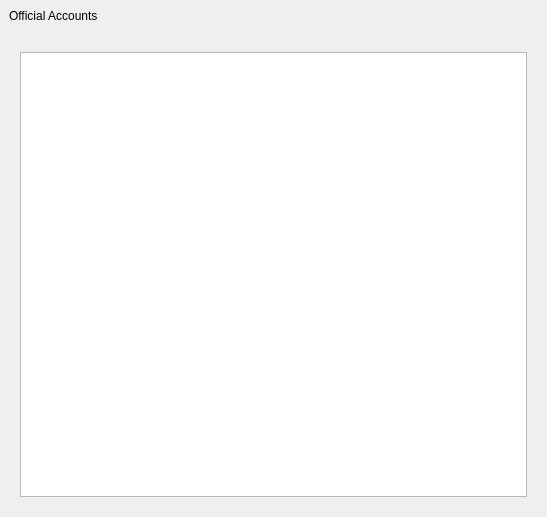
<?xml version="1.0" encoding="UTF-8"?>
<ui version="4.0">
 <class>GlobalNotificationDialog</class>
 <widget class="QDialog" name="GlobalNotificationDialog">
  <property name="geometry">
   <rect>
    <x>0</x>
    <y>0</y>
    <width>547</width>
    <height>517</height>
   </rect>
  </property>
  <property name="windowTitle">
   <string>GlobalNotificationDialog</string>
  </property>
  <layout class="QVBoxLayout" name="verticalLayoutMain">
   <property name="spacing">
    <number>0</number>
   </property>
   <property name="leftMargin">
    <number>0</number>
   </property>
   <property name="topMargin">
    <number>0</number>
   </property>
   <property name="rightMargin">
    <number>0</number>
   </property>
   <property name="bottomMargin">
    <number>0</number>
   </property>
   <item>
    <widget class="QWidget" name="titlebar" native="true">
     <property name="sizePolicy">
      <sizepolicy hsizetype="Expanding" vsizetype="Expanding">
       <horstretch>0</horstretch>
       <verstretch>0</verstretch>
      </sizepolicy>
     </property>
     <property name="minimumSize">
      <size>
       <width>0</width>
       <height>32</height>
      </size>
     </property>
     <property name="maximumSize">
      <size>
       <width>16777215</width>
       <height>32</height>
      </size>
     </property>
     <layout class="QHBoxLayout" name="horizontalLayout_11" stretch="0,1,0">
      <property name="spacing">
       <number>0</number>
      </property>
      <property name="leftMargin">
       <number>9</number>
      </property>
      <property name="topMargin">
       <number>0</number>
      </property>
      <property name="rightMargin">
       <number>0</number>
      </property>
      <property name="bottomMargin">
       <number>0</number>
      </property>
      <item>
       <widget class="QLabel" name="title">
        <property name="sizePolicy">
         <sizepolicy hsizetype="Expanding" vsizetype="Expanding">
          <horstretch>0</horstretch>
          <verstretch>0</verstretch>
         </sizepolicy>
        </property>
        <property name="text">
         <string>Official Accounts</string>
        </property>
        <property name="alignment">
         <set>Qt::AlignLeading|Qt::AlignLeft|Qt::AlignVCenter</set>
        </property>
       </widget>
      </item>
      <item>
       <spacer name="horizontalSpacer">
        <property name="orientation">
         <enum>Qt::Horizontal</enum>
        </property>
        <property name="sizeHint" stdset="0">
         <size>
          <width>233</width>
          <height>2</height>
         </size>
        </property>
       </spacer>
      </item>
      <item>
       <layout class="QVBoxLayout" name="verticalLayout_6">
        <property name="spacing">
         <number>0</number>
        </property>
        <property name="leftMargin">
         <number>0</number>
        </property>
        <property name="topMargin">
         <number>0</number>
        </property>
        <property name="rightMargin">
         <number>0</number>
        </property>
        <property name="bottomMargin">
         <number>0</number>
        </property>
        <item>
         <layout class="QHBoxLayout" name="horizontalLayout_6">
          <property name="spacing">
           <number>0</number>
          </property>
          <property name="leftMargin">
           <number>0</number>
          </property>
          <property name="topMargin">
           <number>0</number>
          </property>
          <property name="rightMargin">
           <number>0</number>
          </property>
          <property name="bottomMargin">
           <number>0</number>
          </property>
          <item>
           <widget class="QPushButton" name="btnMinimize">
            <property name="sizePolicy">
             <sizepolicy hsizetype="Expanding" vsizetype="Expanding">
              <horstretch>0</horstretch>
              <verstretch>0</verstretch>
             </sizepolicy>
            </property>
            <property name="focusPolicy">
             <enum>Qt::NoFocus</enum>
            </property>
            <property name="statusTip">
             <string/>
            </property>
            <property name="text">
             <string/>
            </property>
            <property name="flat">
             <bool>true</bool>
            </property>
           </widget>
          </item>
          <item>
           <widget class="QPushButton" name="btnClose">
            <property name="sizePolicy">
             <sizepolicy hsizetype="Expanding" vsizetype="Expanding">
              <horstretch>0</horstretch>
              <verstretch>0</verstretch>
             </sizepolicy>
            </property>
            <property name="focusPolicy">
             <enum>Qt::NoFocus</enum>
            </property>
            <property name="statusTip">
             <string/>
            </property>
            <property name="text">
             <string/>
            </property>
            <property name="flat">
             <bool>true</bool>
            </property>
           </widget>
          </item>
         </layout>
        </item>
        <item>
         <spacer name="verticalSpacer_4">
          <property name="orientation">
           <enum>Qt::Vertical</enum>
          </property>
          <property name="sizeType">
           <enum>QSizePolicy::Expanding</enum>
          </property>
          <property name="sizeHint" stdset="0">
           <size>
            <width>0</width>
            <height>1</height>
           </size>
          </property>
         </spacer>
        </item>
       </layout>
      </item>
     </layout>
    </widget>
   </item>
   <item>
    <widget class="QStackedWidget" name="stackedWidget">
     <property name="currentIndex">
      <number>0</number>
     </property>
     <widget class="QWidget" name="pageData">
      <layout class="QVBoxLayout" name="verticalLayout_3">
       <property name="spacing">
        <number>0</number>
       </property>
       <property name="leftMargin">
        <number>0</number>
       </property>
       <property name="topMargin">
        <number>0</number>
       </property>
       <property name="rightMargin">
        <number>0</number>
       </property>
       <property name="bottomMargin">
        <number>0</number>
       </property>
       <item>
        <widget class="QWidget" name="dataWidget" native="true">
         <layout class="QVBoxLayout" name="verticalLayout_2">
          <property name="spacing">
           <number>0</number>
          </property>
          <property name="leftMargin">
           <number>20</number>
          </property>
          <property name="topMargin">
           <number>0</number>
          </property>
          <property name="rightMargin">
           <number>20</number>
          </property>
          <property name="bottomMargin">
           <number>0</number>
          </property>
          <item>
           <spacer name="verticalSpacer_3">
            <property name="orientation">
             <enum>Qt::Vertical</enum>
            </property>
            <property name="sizeType">
             <enum>QSizePolicy::Fixed</enum>
            </property>
            <property name="sizeHint" stdset="0">
             <size>
              <width>20</width>
              <height>20</height>
             </size>
            </property>
           </spacer>
          </item>
          <item>
           <widget class="QTableView" name="tableView"/>
          </item>
          <item>
           <spacer name="verticalSpacer_5">
            <property name="orientation">
             <enum>Qt::Vertical</enum>
            </property>
            <property name="sizeType">
             <enum>QSizePolicy::Fixed</enum>
            </property>
            <property name="sizeHint" stdset="0">
             <size>
              <width>20</width>
              <height>20</height>
             </size>
            </property>
           </spacer>
          </item>
         </layout>
        </widget>
       </item>
      </layout>
     </widget>
     <widget class="QWidget" name="pageEmpty">
      <layout class="QVBoxLayout" name="verticalLayout_4" stretch="1,0,0,0,0,3">
       <item>
        <spacer name="verticalSpacer_6">
         <property name="orientation">
          <enum>Qt::Vertical</enum>
         </property>
         <property name="sizeHint" stdset="0">
          <size>
           <width>20</width>
           <height>54</height>
          </size>
         </property>
        </spacer>
       </item>
       <item>
        <widget class="QLabel" name="label_3">
         <property name="text">
          <string/>
         </property>
         <property name="pixmap">
          <pixmap>:/images/Icon_120_2.png</pixmap>
         </property>
         <property name="alignment">
          <set>Qt::AlignCenter</set>
         </property>
        </widget>
       </item>
       <item>
        <spacer name="verticalSpacer_8">
         <property name="orientation">
          <enum>Qt::Vertical</enum>
         </property>
         <property name="sizeType">
          <enum>QSizePolicy::Fixed</enum>
         </property>
         <property name="sizeHint" stdset="0">
          <size>
           <width>20</width>
           <height>12</height>
          </size>
         </property>
        </spacer>
       </item>
       <item>
        <layout class="QHBoxLayout" name="horizontalLayout">
         <item>
          <spacer name="horizontalSpacer_2">
           <property name="orientation">
            <enum>Qt::Horizontal</enum>
           </property>
           <property name="sizeHint" stdset="0">
            <size>
             <width>40</width>
             <height>20</height>
            </size>
           </property>
          </spacer>
         </item>
         <item>
          <widget class="QLabel" name="labelText1">
           <property name="text">
            <string>No subscriptions yet,</string>
           </property>
          </widget>
         </item>
         <item>
          <spacer name="horizontalSpacer_3">
           <property name="orientation">
            <enum>Qt::Horizontal</enum>
           </property>
           <property name="sizeHint" stdset="0">
            <size>
             <width>40</width>
             <height>20</height>
            </size>
           </property>
          </spacer>
         </item>
        </layout>
       </item>
       <item>
        <layout class="QHBoxLayout" name="horizontalLayout_2">
         <item>
          <spacer name="horizontalSpacer_4">
           <property name="orientation">
            <enum>Qt::Horizontal</enum>
           </property>
           <property name="sizeHint" stdset="0">
            <size>
             <width>40</width>
             <height>20</height>
            </size>
           </property>
          </spacer>
         </item>
         <item>
          <widget class="QLabel" name="labelText2">
           <property name="text">
            <string>Go to</string>
           </property>
          </widget>
         </item>
         <item>
          <widget class="ClickableLabel" name="labelSearch">
           <property name="text">
            <string>search</string>
           </property>
          </widget>
         </item>
         <item>
          <widget class="QLabel" name="labelText3">
           <property name="text">
            <string>interesting subscriptions!</string>
           </property>
          </widget>
         </item>
         <item>
          <spacer name="horizontalSpacer_5">
           <property name="orientation">
            <enum>Qt::Horizontal</enum>
           </property>
           <property name="sizeHint" stdset="0">
            <size>
             <width>40</width>
             <height>20</height>
            </size>
           </property>
          </spacer>
         </item>
        </layout>
       </item>
       <item>
        <spacer name="verticalSpacer_7">
         <property name="orientation">
          <enum>Qt::Vertical</enum>
         </property>
         <property name="sizeHint" stdset="0">
          <size>
           <width>20</width>
           <height>167</height>
          </size>
         </property>
        </spacer>
       </item>
      </layout>
     </widget>
    </widget>
   </item>
  </layout>
 </widget>
 <layoutdefault spacing="6" margin="11"/>
 <customwidgets>
  <customwidget>
   <class>ClickableLabel</class>
   <extends>QLabel</extends>
   <header location="global">clickablelabel.h</header>
  </customwidget>
 </customwidgets>
 <resources>
  <include location="../inst.qrc"/>
 </resources>
 <connections/>
</ui>
